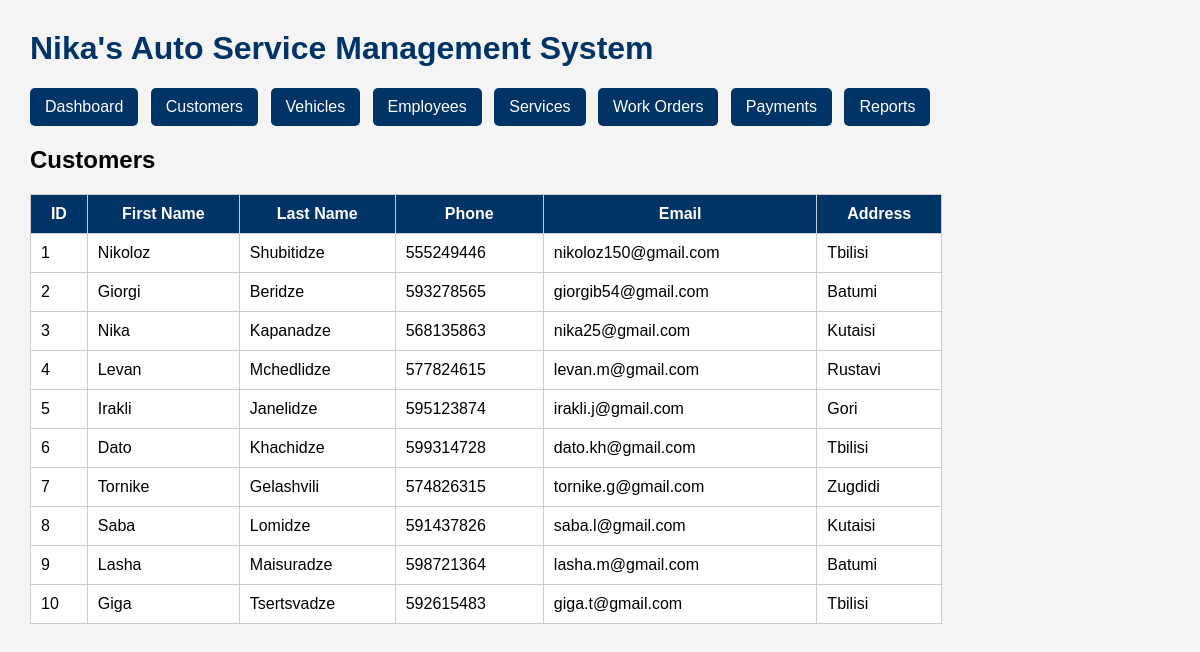
The page /customers.php on the database its author committed.
### tables this page shows
CREATE TABLE customers (
    customer_id INT AUTO_INCREMENT PRIMARY KEY,
    first_name VARCHAR(50) NOT NULL,
    last_name VARCHAR(50) NOT NULL,
    phone VARCHAR(20) NOT NULL UNIQUE,
    email VARCHAR(100) UNIQUE,
    address VARCHAR(150),
    created_at TIMESTAMP DEFAULT CURRENT_TIMESTAMP
);

### customers.php (the view, shortened to what this page needs)
<?php
include 'db.php';
?>
<!DOCTYPE html>
<html>
<head>
    <link rel="stylesheet" href="style.css">
</head>
<body>
<h1>Nika's Auto Service Management System</h1>
<nav>
    <a href="index.php">Dashboard</a>
    <a href="customers.php">Customers</a>
    <a href="vehicles.php">Vehicles</a>
    <a href="employees.php">Employees</a>
    <a href="services.php">Services</a>
    <a href="work_orders.php">Work Orders</a>
    <a href="payments.php">Payments</a>
    <a href="reports.php">Reports</a>
</nav>
<h2>Customers</h2>
<table>
    <tr>
        <th>ID</th>
        <th>First Name</th>
        <th>Last Name</th>
        <th>Phone</th>
        <th>Email</th>
        <th>Address</th>
    </tr>
<?php
$sql = "SELECT * FROM customers";
$result = $conn->query($sql);
while($row = $result->fetch_assoc())
{
    echo "<tr>";
    echo "<td>".$row['customer_id']."</td>";
    echo "<td>".$row['first_name']."</td>";
    echo "<td>".$row['last_name']."</td>";
    echo "<td>".$row['phone']."</td>";
    echo "<td>".$row['email']."</td>";
    echo "<td>".$row['address']."</td>";
    echo "</tr>";
}
?>
</table>
</body>
</html>

### style.css (style rules this page uses)
body { font-family: Arial, sans-serif; margin: 30px; background-color: #f4f4f4; }
h1 { color: #003366; }
table { width: 80%; border-collapse: collapse; background: white; }
th, td { border: 1px solid #ccc; padding: 10px; }
th { background-color: #003366; color: white; }
nav { margin-bottom: 20px; }
nav a { display: inline-block; padding: 10px 15px; background-color: #003366; color: white; text-decoration: none; margin-right: 8px; border-radius: 5px; }

### rows shown on the page
customers: customer_id "1", first_name "Nikoloz", last_name "Shubitidze", phone "555249446", email "nikoloz150@gmail.com", address "Tbilisi"
customers: customer_id "2", first_name "Giorgi", last_name "Beridze", phone "593278565", email "giorgib54@gmail.com", address "Batumi"
customers: customer_id "3", first_name "Nika", last_name "Kapanadze", phone "568135863", email "nika25@gmail.com", address "Kutaisi"
customers: customer_id "4", first_name "Levan", last_name "Mchedlidze", phone "577824615", email "levan.m@gmail.com", address "Rustavi"
customers: customer_id "5", first_name "Irakli", last_name "Janelidze", phone "595123874", email "irakli.j@gmail.com", address "Gori"
customers: customer_id "6", first_name "Dato", last_name "Khachidze", phone "599314728", email "dato.kh@gmail.com", address "Tbilisi"
customers: customer_id "7", first_name "Tornike", last_name "Gelashvili", phone "574826315", email "tornike.g@gmail.com", address "Zugdidi"
customers: customer_id "8", first_name "Saba", last_name "Lomidze", phone "591437826", email "saba.l@gmail.com", address "Kutaisi"
customers: customer_id "9", first_name "Lasha", last_name "Maisuradze", phone "598721364", email "lasha.m@gmail.com", address "Batumi"
customers: customer_id "10", first_name "Giga", last_name "Tsertsvadze", phone "592615483", email "giga.t@gmail.com", address "Tbilisi"
